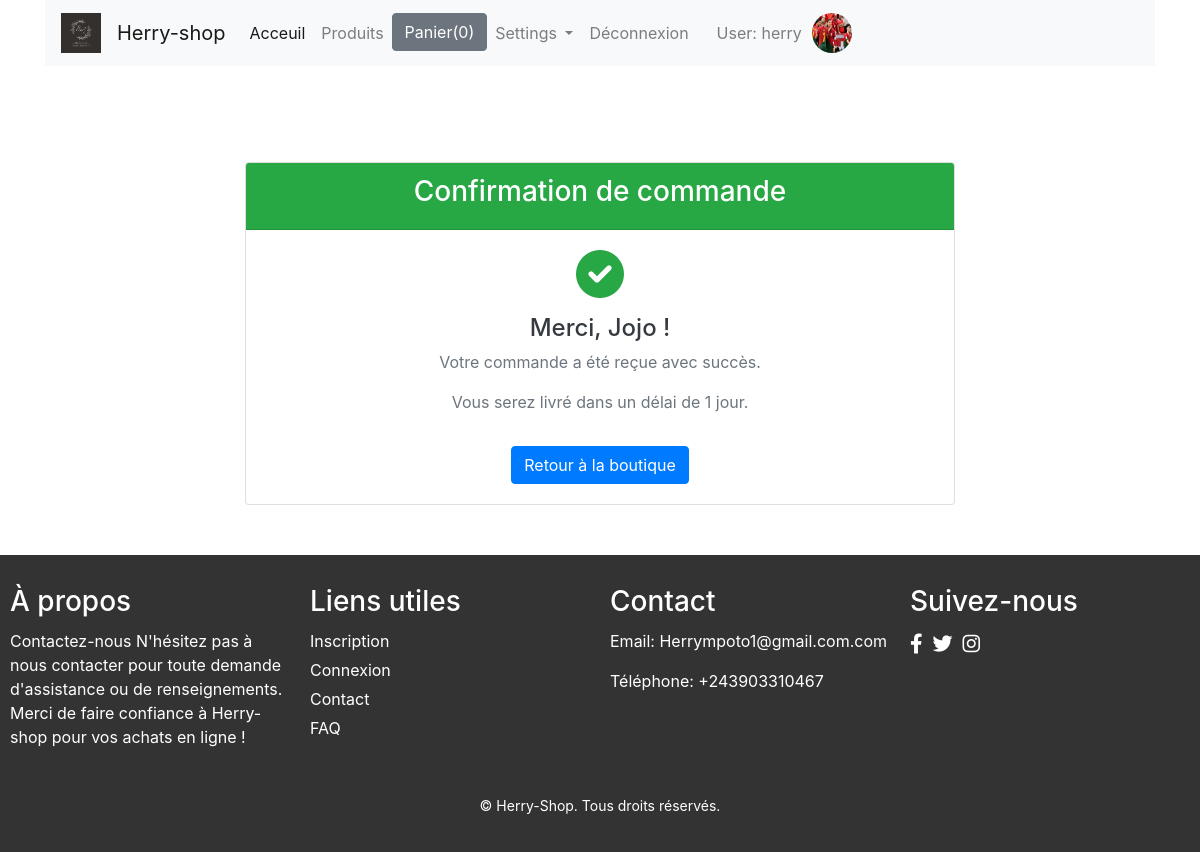
/confirmation/ (signed in), run on the app's committed database.
### Shop/models.py (models this page shows, shortened)
class CustomUser(AbstractUser):
    profile_image = models.ImageField(upload_to='profile_images/', blank=True, null=True)

class Commande(models.Model):
    items = models.CharField(max_length=300)
    total = models.CharField(max_length=200)  # Changement ici
    nom = models.CharField(max_length=150)
    email = models.EmailField()
    address = models.CharField(max_length=200)
    ville = models.CharField(max_length=200)
    pays = models.CharField(max_length=300)
    zipcode = models.CharField(max_length=300)
    date_commande = models.DateTimeField(auto_now=True)
    class Meta:
        ordering = ['-date_commande']

### Shop/views.py (the view)
# urls.py: path('confirmation/', views.confirmation, name="confirmation"),
def confirmation(request):
    info = Commande.objects.all()[:1]
    for item in info:
        nom = item.nom
    return render(request, 'Shop/confirmation.html', {'name': nom})

### Shop/templates/Shop/confirmation.html (shortened to what this page needs)
{% extends "Shop/base.html" %}
{% block content %}
<div class="container mt-5 yorsi">
    <div class="row justify-content-center">
        <div class="col-md-8">
            <div class="card mt-5">
                <div class="card-header bg-success text-center">
                    <h3 class="text-white">Confirmation de commande</h3>
                </div>
                <div class="card-body text-center">
                    <i class="fas fa-check-circle fa-3x text-success mb-3"></i>
                    <h4 class="text-dark">Merci, {{ name }} !</h4>
                    <p class="text-muted">Votre commande a été reçue avec succès.</p>
                    <p class="text-muted">Vous serez livré dans un délai de 1 jour.</p>
                    <a href="{% url 'acceuil' %}" class="btn btn-primary mt-3">Retour à la boutique</a>
                </div>
            </div>
        </div>
    </div>
</div>
{% endblock %}

### Shop/templates/Shop/base.html (shortened to what this page needs)
<!DOCTYPE html>
<html lang="en">
{% load static %}
<head>
  <link rel="stylesheet" href="https://maxcdn.bootstrapcdn.com/bootstrap/4.0.0/css/bootstrap.min.css">
</head>
<body>
    <div class="container">
        <div class="row">
            <div class="col-md-12">
                <nav class="navbar navbar-expand-lg navbar-light bg-light">
                    <a class="navbar-brand" href="#">
                        <img src="{% static 'images/Mo.png' %}" alt="Herry-shop Logo" style="height: 40px;">
                    </a>
                    <a class="navbar-brand" href="#">Herry-shop</a>
                    <div class="collapse navbar-collapse" id="navbarNavDropdown">
                      <ul class="navbar-nav">
                        <li class="nav-item active">
                          <a class="nav-link" href="{% url 'asur' %}">Acceuil <span class="sr-only">(current)</span></a>
                        </li>
                        <li class="nav-item">
                          <a class="nav-link" href="{% url 'acceuil' %}">Produits</a>
                        </li>
                        <li class="nav-item">
                          <button id="panier" type="button" class="btn btn-secondary" data-html="true" data-container="body" data-toggle="popover" data-placement="bottom" data-content="Vivamus
                          sagittis lacus vel augue laoreet rutrum faucibus.">
                            Panier(0)
                          </button>
                        </li>
                        <li class="nav-item dropdown">
                          <a class="nav-link dropdown-toggle" href="#" id="navbarDropdownMenuLink" data-toggle="dropdown" aria-haspopup="true" aria-expanded="false">
                            Settings
                          </a>
                        </li>
                        {% if user.is_authenticated %}
                        <div class="navbar-nav ml-auto">
                            <a class="nav-link" href="#" onclick="confirmLogout(event)">Déconnexion</a>
                            <div class="user-info">
                                <span class="navbar-text">
                                    User: {{ user.username }}
                                </span>
                                {% if user.profile_image %}
                                    <a href="{% url 'parametre' %}">
                                        <img src="{{ user.profile_image.url }}" alt="Image de Profil">
                                    </a>
                                {% else %}
                                   <a href="{% url 'parametre' %}">
                                     <img src="{% static 'images2/images-3.png' %}" alt="Image de Profil">
                                    </a>
                                {% endif %}
                            </div>
                        </div>
                        {% endif %}
                      </ul>
                    </div>
                  </nav>
            </div>
        </div>
        {% block content %}{% endblock %}
    </div>
    {% block footer %}
<footer class="footer">
    <div class="footer-container">
        <div class="footer-section">
            <h3>À propos</h3>
            <p>Contactez-nous
                N'hésitez pas à nous contacter pour toute demande d'assistance ou de renseignements. Merci de faire confiance à Herry-shop pour vos achats en ligne !</p>
        </div>
        <div class="footer-section">
            <h3>Liens utiles</h3>
            <ul>
                <li><a href="{% url 'inscription' %}">Inscription</a></li>
                <li><a href="{% url 'connexion' %}">Connexion</a></li>
                <li><a href="#">Contact</a></li>
                <li><a href="#">FAQ</a></li>
            </ul>
        </div>
        <div class="footer-section">
            <h3>Contact</h3>
            <p>Email: Herrympoto1@gmail.com.com</p>
            <p>Téléphone: +243903310467</p>
        </div>
        <div class="footer-section">
            <h3>Suivez-nous</h3>
            <div class="social-icons">
                <a href="https://facebook.com"><i class="fab fa-facebook-f"></i></a>
                <a href="https://twitter.com"><i class="fab fa-twitter"></i></a>
                <a href="https://instagram.com"><i class="fab fa-instagram"></i></a>
            </div>
        </div>
    </div>
    <div class="footer-bottom">
        <p>&copy; {{ current_year }} Herry-Shop. Tous droits réservés.</p>
    </div>
</footer>
<link rel="stylesheet" href="https://cdnjs.cloudflare.com/ajax/libs/font-awesome/6.0.0-beta3/css/all.min.css">
{% endblock %}
</body>
</html>

### Shop/templates/Shop/base.html (style rules this page uses)
.user-info { margin-left: 20px; display: flex; align-items: center; }
.user-info img { margin-left: 10px; width: 40px; height: 40px; border-radius: 50%; }
.footer { background-color: #333; color: white; padding: 20px 0; }
.footer-container { display: flex; justify-content: space-around; flex-wrap: wrap; max-width: 1200px; margin: auto; }
.footer-section { flex: 1; min-width: 200px; margin: 10px; }
.footer-section h3 { margin-bottom: 10px; }
.footer-section ul { list-style: none; padding: 0; }
.footer-section ul li { margin: 5px 0; }
.footer-section a { color: #fff; text-decoration: none; }
.social-icons { display: flex; gap: 10px; }
.social-icons a { color: white; font-size: 20px; }
.footer-bottom { text-align: center; margin-top: 20px; font-size: 14px; }

### Shop/templates/Shop/confirmation.html (style rules this page uses)
.yorsi { margin-bottom: 50px; }

### data on the page
CustomUser: username "herry", profile_image (picture)
Commande: nom "Jojo"
